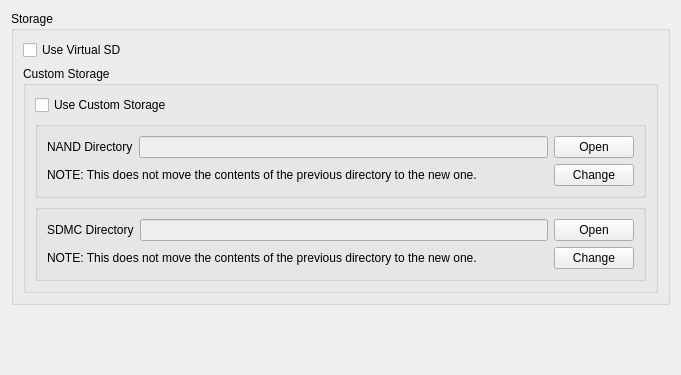
<?xml version="1.0" encoding="UTF-8"?>
<ui version="4.0">
 <class>ConfigureStorage</class>
 <widget class="QWidget" name="ConfigureStorage">
  <property name="geometry">
   <rect>
    <x>0</x>
    <y>0</y>
    <width>681</width>
    <height>375</height>
   </rect>
  </property>
  <property name="windowTitle">
   <string>Form</string>
  </property>
  <layout class="QVBoxLayout" name="verticalLayout_1">
   <item>
    <layout class="QVBoxLayout" name="verticalLayout_2">
     <item>
      <widget class="QGroupBox" name="storage_group">
       <property name="title">
        <string>Storage</string>
       </property>
       <layout class="QVBoxLayout" name="verticalLayout_3">
        <item>
         <layout class="QHBoxLayout" name="horizontalLayout_1">
          <item>
           <widget class="QCheckBox" name="toggle_virtual_sd">
            <property name="text">
             <string>Use Virtual SD</string>
            </property>
           </widget>
          </item>
         </layout>
        </item>
        <item>
         <widget class="QGroupBox" name="custom_storage_group">
          <property name="title">
           <string>Custom Storage</string>
          </property>
          <layout class="QVBoxLayout" name="verticalLayout_6">
           <item>
            <widget class="QCheckBox" name="toggle_custom_storage">
             <property name="text">
              <string>Use Custom Storage</string>
             </property>
            </widget>
           </item>
           <item>
            <widget class="QGroupBox" name="nand_group">
             <property name="title">
              <string/>
             </property>
             <layout class="QVBoxLayout" name="verticalLayout">
              <item>
               <layout class="QHBoxLayout" name="horizontalLayout">
                <item>
                 <widget class="QLabel" name="label">
                  <property name="text">
                   <string>NAND Directory</string>
                  </property>
                 </widget>
                </item>
                <item>
                 <widget class="QLineEdit" name="nand_dir_path">
                  <property name="enabled">
                   <bool>false</bool>
                  </property>
                 </widget>
                </item>
                <item>
                 <widget class="QPushButton" name="open_nand_dir">
                  <property name="text">
                   <string>Open</string>
                  </property>
                 </widget>
                </item>
               </layout>
              </item>
              <item>
               <layout class="QHBoxLayout" name="horizontalLayout_2">
                <item>
                 <widget class="QLabel" name="label_4">
                  <property name="text">
                   <string>&lt;html&gt;&lt;head/&gt;&lt;body&gt;&lt;p&gt;NOTE: This does not move the contents of the previous directory to the new one.&lt;/p&gt;&lt;/body&gt;&lt;/html&gt;</string>
                  </property>
                 </widget>
                </item>
                <item>
                 <spacer name="horizontalSpacer_3">
                  <property name="orientation">
                   <enum>Qt::Horizontal</enum>
                  </property>
                  <property name="sizeHint" stdset="0">
                   <size>
                    <width>40</width>
                    <height>20</height>
                   </size>
                  </property>
                 </spacer>
                </item>
                <item>
                 <widget class="QPushButton" name="change_nand_dir">
                  <property name="text">
                   <string>Change</string>
                  </property>
                 </widget>
                </item>
               </layout>
              </item>
             </layout>
            </widget>
           </item>
           <item>
            <widget class="QGroupBox" name="sdmc_group">
             <property name="title">
              <string/>
             </property>
             <layout class="QVBoxLayout" name="verticalLayout_4">
              <item>
               <layout class="QHBoxLayout" name="horizontalLayout_3">
                <item>
                 <widget class="QLabel" name="label_2">
                  <property name="text">
                   <string>SDMC Directory</string>
                  </property>
                 </widget>
                </item>
                <item>
                 <widget class="QLineEdit" name="sdmc_dir_path">
                  <property name="enabled">
                   <bool>false</bool>
                  </property>
                 </widget>
                </item>
                <item>
                 <widget class="QPushButton" name="open_sdmc_dir">
                  <property name="text">
                   <string>Open</string>
                  </property>
                 </widget>
                </item>
               </layout>
              </item>
              <item>
               <layout class="QHBoxLayout" name="horizontalLayout_4">
                <item>
                 <widget class="QLabel" name="label_3">
                  <property name="text">
                   <string>&lt;html&gt;&lt;head/&gt;&lt;body&gt;&lt;p&gt;NOTE: This does not move the contents of the previous directory to the new one.&lt;/p&gt;&lt;/body&gt;&lt;/html&gt;</string>
                  </property>
                 </widget>
                </item>
                <item>
                 <spacer name="horizontalSpacer_4">
                  <property name="orientation">
                   <enum>Qt::Horizontal</enum>
                  </property>
                  <property name="sizeHint" stdset="0">
                   <size>
                    <width>40</width>
                    <height>20</height>
                   </size>
                  </property>
                 </spacer>
                </item>
                <item>
                 <widget class="QPushButton" name="change_sdmc_dir">
                  <property name="text">
                   <string>Change</string>
                  </property>
                 </widget>
                </item>
               </layout>
              </item>
             </layout>
            </widget>
           </item>
          </layout>
         </widget>
        </item>
       </layout>
      </widget>
     </item>
    </layout>
   </item>
   <item>
    <spacer name="verticalSpacer">
     <property name="orientation">
      <enum>Qt::Vertical</enum>
     </property>
     <property name="sizeHint" stdset="0">
      <size>
       <width>20</width>
       <height>40</height>
      </size>
     </property>
    </spacer>
   </item>
  </layout>
 </widget>
 <resources/>
 <connections/>
</ui>
